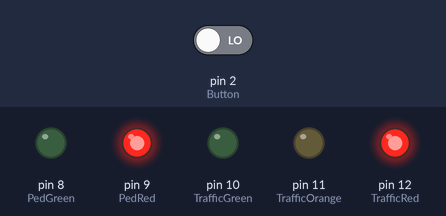
The sketch below on a simulated Arduino Uno, built with avr-gcc and run on an emulated ATmega328P. Parts: output pins drawn as LEDs (lit = HIGH). Inputs (shaded band) come from the test bench; at power-on: pin 2 (Button) LOW.

Above: at 4.8 s.
4.9 s: pin 2 (Button) driven HIGH
At 7.6 s:
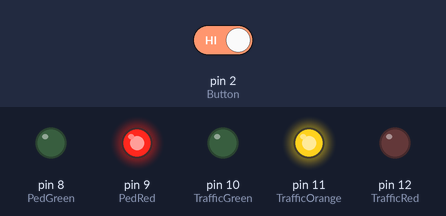
At 10.2 s:
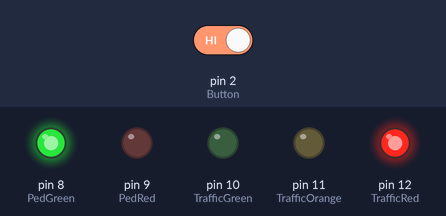
10.5 s: pin 2 (Button) driven LOW
At 16.8 s:
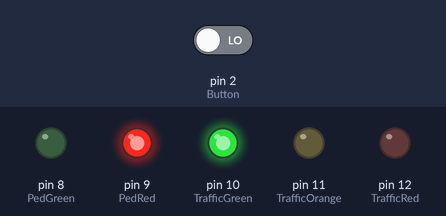
Timing chart, 0 to 21.5 s (numbered marks = the images above; inputs shaded):
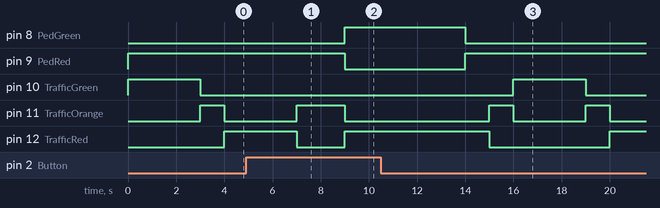

The sketch:

Review_PedSem3.ino
```cpp
/*
Leo's traffic light sketch.
*/

// Why not use enumerations for arduino pin's?

enum MyArduinoPins {
Button= 2, // <- 2
PedGreen= 8, // <- 8
PedRed, // <- 9
TrafficGreen, // <- 10
TrafficOrange, // <- 11
TrafficRed, // <- 12
};

int traffic_mode = 0; // 4 States. green orange red orange.

int traffic_delays[] = {
3000, // Green wave duration
1000, // Orange wave duration
3000, // Red wave duration
1000 // Orange wave duration after Red wave
};

/*
These Macros help us establishing the traffic mode cycle.
TRAFFIC <- convert traffic mode to traffic light pin offset.
TRAFFICPIN <- convert traffic mode to Arduino traffic pin number, using pin neighbour offset l.
*/

#define TRAFFIC(p) (p>2 ? p-2 : p) //
#define TRAFFICPIN(t, l) (TrafficGreen+(TRAFFIC(t) + l)%3)

/*
The setup routine.
*/

void setup() {
pinMode(Button, INPUT);
pinMode(PedGreen, OUTPUT);
pinMode(PedRed, OUTPUT);
pinMode(TrafficGreen, OUTPUT);
pinMode(TrafficOrange, OUTPUT);
pinMode(TrafficRed, OUTPUT);
}

/*
The loop routine
*/

void loop() {

if (digitalRead(Button)==HIGH && traffic_mode <= 1 ) {
/*
To get correct Arduino pin according to traffic_mode, we use Macro TRAFFICPIN(traffic_mode,0). In this case, we have Green traffic light and the Button pushed.
First, we simulate orange wave.
*/
digitalWrite (TrafficGreen, LOW);
digitalWrite (TrafficOrange, HIGH);
digitalWrite (TrafficRed, LOW);
delay(1000);

/*
Second, Traffic gets Red light. And pedastrians get green light.
*/
digitalWrite (TrafficGreen, LOW);
digitalWrite (TrafficOrange, LOW);
digitalWrite (TrafficRed, HIGH);

digitalWrite( PedGreen, HIGH);
digitalWrite( PedRed, LOW);
delay(5000);

/*
Green wave for pedastrians over. We start pedastrian Red wave.Traffic gets Orange wave.
*/
digitalWrite( PedGreen, LOW);
digitalWrite( PedRed, HIGH);

traffic_mode = 3; // 3 means Orange wave
delay(traffic_delays[traffic_mode]);
}
else {
/*
This is the traffic mode cycle.
The traffic mode cycle builds upon the idea of a traffic mode (variable traffic_mode).
Valid values for traffic_mode could be ...
0 - Green wave
1 - Orange wave
2 - Red wave
3 - Orange wave after Red wave

traffic_mode cycles from 0 to 3. After 3, traffic_mode continues with 0.

At the beginning of the cycle: Red wave for pedestrians.
*/

digitalWrite( PedGreen, LOW);
digitalWrite( PedRed, HIGH);

/*
We use macro TRAFFICPIN to light up LED, mathing traffic_mode. Macro TRAFFICPIN uses modulo operator '%' to achieve it.
*/
digitalWrite( TRAFFICPIN(traffic_mode, 0), HIGH);
digitalWrite( TRAFFICPIN(traffic_mode, 1), LOW);
digitalWrite( TRAFFICPIN(traffic_mode, 2), LOW);

/*
Wait for next wave. Duration of wave determined by array traffic_delays.
*/
delay(traffic_delays[traffic_mode]);

/*
Finally, we make a step in the traffic_mode's cycle.
*/
traffic_mode = (traffic_mode + 1)%4;
}
}
```

Measured:
- after the input at 4.9 s, pin 8 (PedGreen): LOW → HIGH after 4.1 s; pin 9 (PedRed): HIGH → LOW after 4.1 s; pin 10 (TrafficGreen): stays LOW (without the input it goes to HIGH after 3.1 s)
- after the input at 10.5 s, pin 8 (PedGreen): goes on until 14.0 s, then stays LOW; pin 9 (PedRed): goes on until 14.0 s, then stays HIGH; pin 10 (TrafficGreen): LOW → HIGH after 5.5 s, → LOW 3.0 s later
- by itself, pin 11 (TrafficOrange): alternates HIGH for 1.0 s and LOW for 3.0 s
